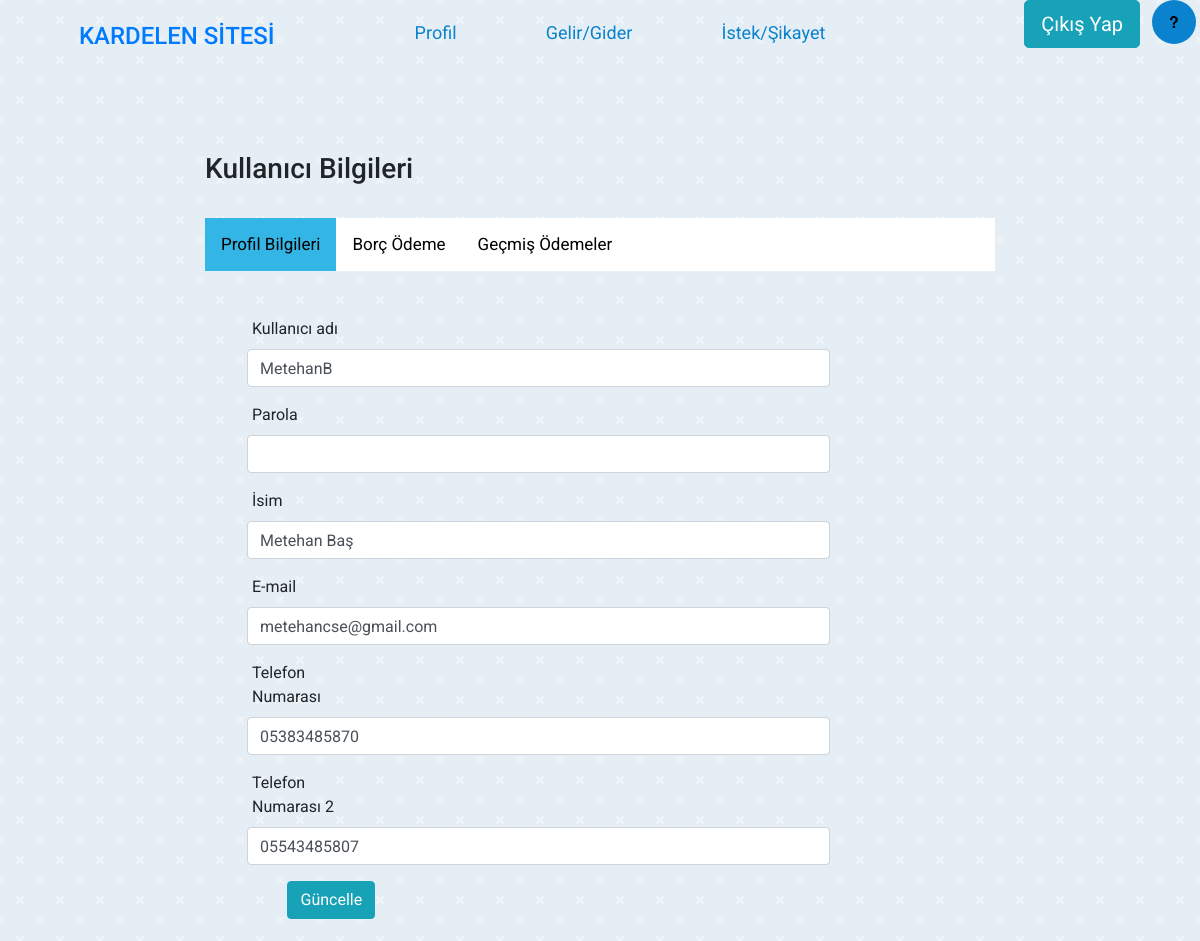
Page /profile.php?id=101 on the earlier database version.
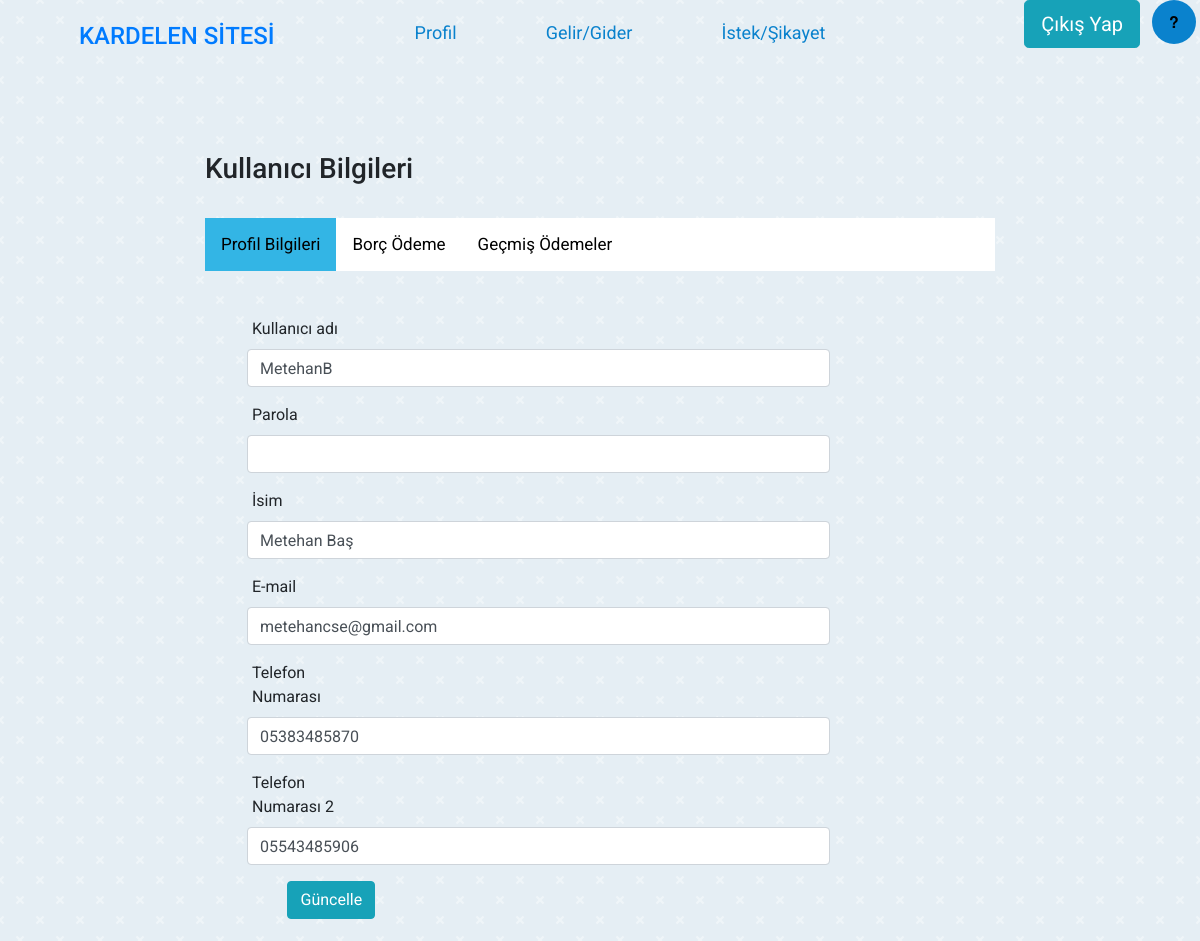
Same page on the later database version.
### tables this page shows
CREATE TABLE `users` (
  `id` int(11) NOT NULL,
  `user_name` varchar(255) NOT NULL,
  `password` varchar(255) NOT NULL,
  `name` varchar(255) NOT NULL,
  `email` varchar(55) NOT NULL,
  `phonenum` varchar(11) NOT NULL,
  `phonenum1` varchar(11) NOT NULL,
  `block` varchar(255) NOT NULL,
  `flat` int(2) NOT NULL,
  `regdate` date DEFAULT NULL,
  `exitdate` date DEFAULT NULL
);

### profile.php (the view, shortened to what this page needs)
<?php include "db_conn.php";
?>
<html lang="en">
<head>
	<link rel="stylesheet" href="https://cdn.jsdelivr.net/npm/bootstrap@4.5.3/dist/css/bootstrap.min.css">
  <link rel="stylesheet" href="./css/style.css">
</head>
<body>
  <header>
    <div class="logo-container">
      <a href="home.php" style="text-decoration:none;font-weight: 400;margin:7% 7%;">
        <h4>KARDELEN SİTESİ</h4>
      </a>
    </div>
    <nav>
      <ul class="nav-links">
        <li><a class="nav-link" href="profile.php?id=<?php echo $_SESSION['id'];?>">Profil</a></li>
				<li><a class="nav-link" href="dues.php">Gelir/Gider</a></li>
        <li><a class="nav-link" href="request.php">İstek/Şikayet</a></li>
      </ul>
    </nav>
    <div class="cart">
      <ul class="nav-links">
        <li>
          <p>
            <a href="logout.php" class="btn btn-info btn-lg">
              <span class="glyphicon glyphicon-log-out"></span> Çıkış Yap
            </a>
          </p>
        </li>
        <li><button type="button" id="surveybtn" class="btn btn-primary" data-toggle="modal" data-target="#modalPoll-1">?</button></li>
      </ul>
    </div>
  </header> <br>
  <div class="row">
    <div class="col-sm-2">
    </div>
    <div class="col-sm-8">
      <br><br>
      <section id="main-content">
      <section class="wrapper">
        <h3>Kullanıcı Bilgileri</h3> <br>
				<?php
				$userid=$_GET['id'];
				$query = "SELECT * from users where id='".$userid."'";
				$result = mysqli_query($conn, $query) or die ( mysqli_error());
				$row = mysqli_fetch_assoc($result);
				?>
				<div class="row">
	                <div class="col-md-12">
												<div class="tab">
									        <button class="tablinks" onclick="openTab(event, 'profil')" id="defaultOpen">Profil Bilgileri</button>
									        <button class="tablinks" onclick="openTab(event, 'borc')">Borç Ödeme</button>
									        <button class="tablinks" onclick="openTab(event, 'odenmis')">Geçmiş Ödemeler</button>
									      </div><br>
												<div id="profil" class="tabcontent">
									        <div class="col-md-12">
	                         <form class="form-horizontal style-form" name="form1" method="post" action="user-update.php" onSubmit="">
	                        <div class="form-group">
	                            <label class="col-sm-2 col-sm-2 control-label" style="padding-left:20px;">Kullanıcı adı </label>
	                            <div class="col-sm-10">
	                                <input type="text" class="form-control" name="username" value="<?php echo $row['user_name'];?>" >
	                            </div>
	                        </div>
													<div class="form-group">
															<label class="col-sm-2 col-sm-2 control-label" style="padding-left:20px;">Parola </label>
															<div class="col-sm-10">
																	<input type="password" class="form-control" name="password" value="" >
															</div>
													</div>
	                            <div class="form-group">
	                            <label class="col-sm-2 col-sm-2 control-label" style="padding-left:20px;">İsim</label>
	                            <div class="col-sm-10">
	                                <input type="text" class="form-control" name="name" value="<?php echo $row['name'];?>" >
	                            </div>
	                        </div>
	                        <div class="form-group">
	                        <label class="col-sm-2 col-sm-2 control-label" style="padding-left:20px;">E-mail</label>
	                        <div class="col-sm-10">
	                            <input type="text" class="form-control" name="email" value="<?php echo $row['email'];?>" >
	                        </div>
	                      </div>
	                      <div class="form-group">
	                        <label class="col-sm-2 col-sm-2 control-label" style="padding-left:20px;">Telefon Numarası</label>
	                        <div class="col-sm-10">
	                          <input type="text" class="form-control" name="phonenum" value="<?php echo $row['phonenum'];?>" >
	                    </div>
	                    </div>
	                      <div class="form-group">
	                        <label class="col-sm-2 col-sm-2 control-label" style="padding-left:20px;">Telefon Numarası 2</label>
	                        <div class="col-sm-10">
	                    <input type="text" class="form-control" name="phonenum1" value="<?php echo $row['phonenum1'];?>" >
	                  </div>
	                </div>
	                        <div style="margin-left:100px;">
	                        <input type="submit" name="Submit" value="Güncelle" class="btn btn-info" style="margin-left:-7%;"></div>
	                        </form>
	                    </div>
	                    </div>
	                    </div>
	                </div>
	            </div>
	            </div>
  </body>
  </html>

Differences in the rows shown:
changed users "MetehanB": phonenum1 "05543485807" → "05543485906"
